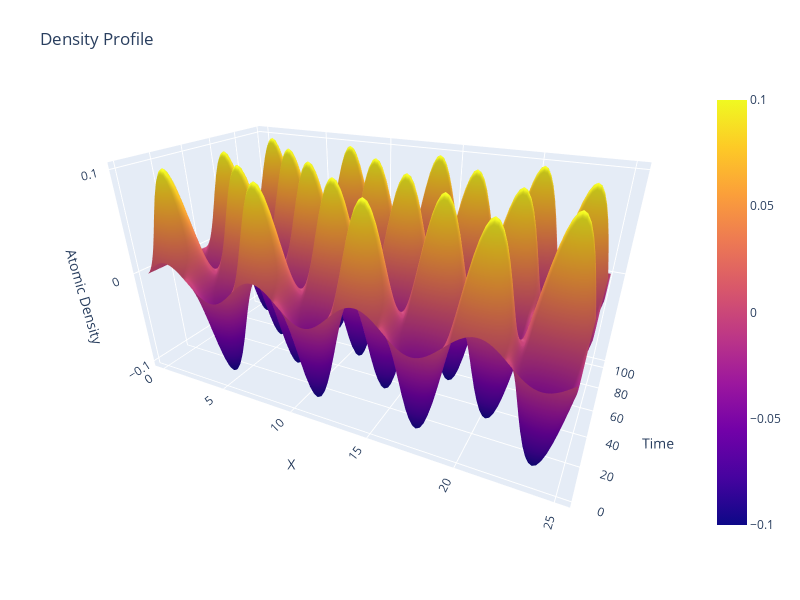

Here is the notebook cell this chart was saved with:
### Code cell
surface(data=yTrue, x=x, mArray=mArray)
